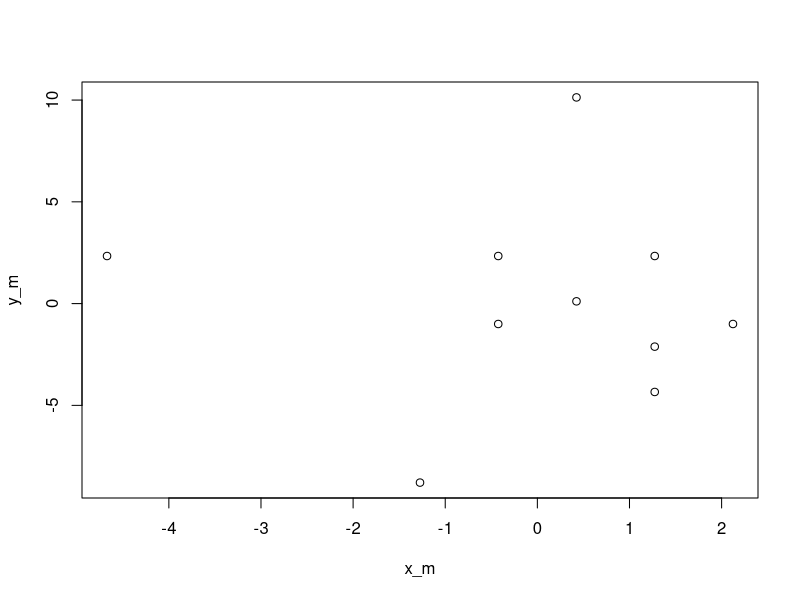
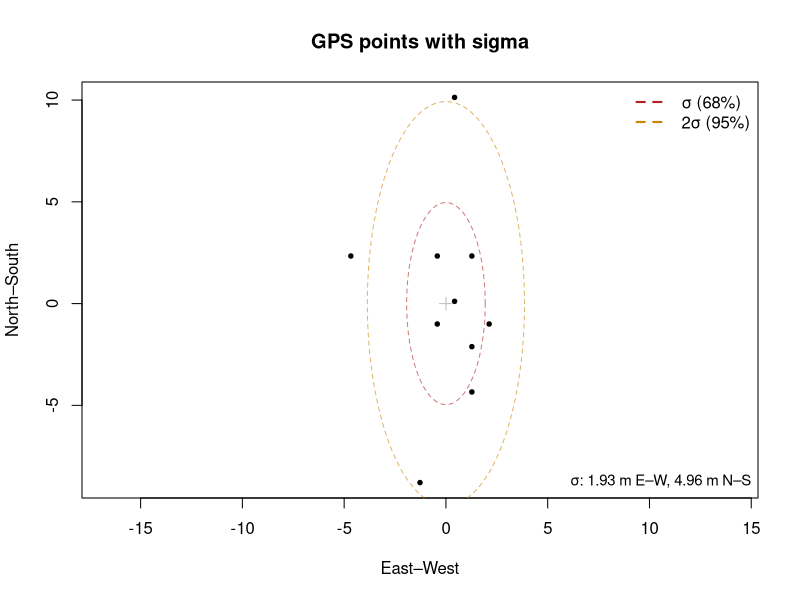

R code for these plots, in order:
#
# Lab 1 - values only
#
#

# read in points
p1 <- matrix(c(
  -111.71452, 40.27809,
  -111.71459, 40.27809,
  -111.71453, 40.27816,
  -111.71454, 40.27809,
  -111.71452, 40.27805,
  -111.71451, 40.27806,
  -111.71454, 40.27806,
  -111.71452, 40.27803,
  -111.71453, 40.27807,
  -111.71455, 40.27799
), ncol = 2, byrow = TRUE)
colnames(p1) <- c("x", "y")

# Approximate constants
R <- 6378137 # equatorial radius - average is 6371000
deg_to_rad <- pi / 180
lat_mean <- mean(p1[,2])
lat_mean_rad <- lat_mean * deg_to_rad

# Convert all points to meters relative to center
x_m <- (p1[,1] - mean(p1[,1])) * deg_to_rad * R * cos(lat_mean_rad)
y_m <- (p1[,2] - mean(p1[,2])) * deg_to_rad * R

# Standard deviations in meters
sd_x <- sd(x_m)
sd_y <- sd(y_m)
cat('Std dev. for \n longitude:', sd_x , 'm',
    '\n latitude:', sd_y, 'm')

# p1_meters <- cbind(x = x_m, y = y_m)

plot(x_m, y_m)


# CREATE ELLIPSE
# Center point (in meters)
center_x <- 0
center_y <- 0

# Create angles
theta <- seq(0, 2*pi, length.out = 200)

# Parametric equation of an ellipse
ellipse_x <- center_x + sd_x * cos(theta)
ellipse_y <- center_y + sd_y * sin(theta)
scale_factor <- 2  # for 2-sigma buffer
ellipse_x2 <- center_x + scale_factor * sd_x * cos(theta)
ellipse_y2 <- center_y + scale_factor * sd_y * sin(theta)

# Plot the original points (asp - aspect ratio of the x and y same unit)
plot(x_m, y_m, asp = 1, pch = 19, col = "black", cex=0.6,
     xlab = "East–West", ylab = "North–South",
     main = "GPS points with sigma")

# Add sd ellipses
lines(ellipse_x, ellipse_y, col = adjustcolor("firebrick", 0.6), lty = 2)
lines(ellipse_x2, ellipse_y2, col = adjustcolor("orange3", 0.6), lty = 2)

# Add center point
points(0, 0, pch = 3, col = "gray", cex = 1.2)

# legend
legend("topright",                        # position (can also use "bottomleft", etc.)
       legend = c("\u03C3 (68%)", "2\u03C3 (95%)"),  # labels with sigma symbol
       col = c("firebrick", "orange3"),          # matching colors
       lwd = 2,                           # line width
       lty = 2,                     # line type: solid and dashed
       bty = "n")                         # no box around the legend

legend("bottomright",
       legend = c(
         paste0("\u03C3: ", round(sd_x, 2), " m E–W, ", round(sd_y, 2), " m N–S")),
       bty = "n",  # No box
       cex = 0.9)

